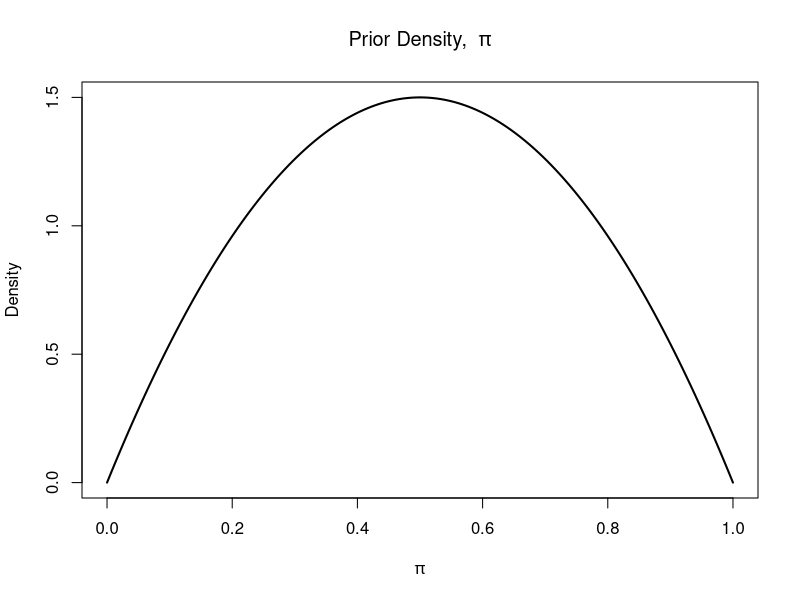
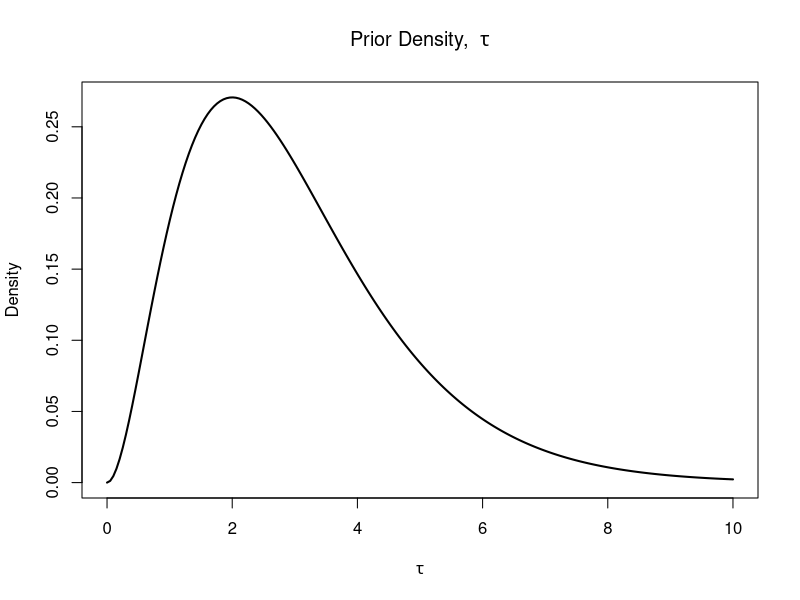

R code for these plots, in order: (Note: this script raises an error after producing the figures.)
modelstring = "
model {
  for(i in 1:N){
    z[i] ~ dcat(q[])
    Y[i,] ~ dmnorm(mu[,z[i]], tau[,(2*z[i]-1):(2*z[i])] )
  }
  
  # construsting covariance matrix for group 1
  for(i in 1:3){ taus_1[i] ~ dgamma(alpha_tau, beta_tau) }
  taus_1s = sort(taus_1)
  tau[1,2] = taus_1s[1]
  tau[2,1] = tau[1,2]
  p1 ~ dunif(0,1)
  tau[1,1] = ifelse( p1<=0.5, taus_1s[2], taus_1s[3] )
  tau[2,2] = ifelse( p1>0.5, taus_1s[3], taus_1s[2])
  
  # constructing covarinace matrix fro group 2
  for(i in 1:3){ taus_2[i] ~ dgamma(alpha_tau, beta_tau) }
  taus_2s = sort(taus_2)
  tau[1,4] = taus_2s[1]
  tau[2,3] = tau[1,2]
  p2 ~ dunif(0,1)
  tau[1,3] = ifelse( p2<=0.5, taus_2s[2], taus_2s[3] )
  tau[2,4] = ifelse( p2>0.5, taus_2s[3], taus_2s[2])
  
  # constructing means 
  mu_1 ~ dmnorm( mu_mean, mu_prec)
  mu_2 ~ dmnorm( mu_mean, mu_prec)
  mu[1:2,1] = mu_1
  mu[1:2,2] = mu_2
  
  # classification
  pi ~ dbeta(alpha_pi, beta_pi)
  q[1] = pi
  q[2] = 1-pi

}
"
### SYNTHETIC DATA ####
N = 500
mu_x = 5
sd_x = 2.5
intercept = 0.1
slope_normal = 1.0
slope_deficient = 0.0
sd_err = 1.6

x_normal = rnorm(N/2,mu_x,sd_x)
#x_deficient = runif(N/2, mu_x-2*sd_X, mu_X+2*sd_x)
x_deficient = seq(mu_x-2*sd_x, mu_x+2*sd_x, length.out=N/2)
y_normal = slope_normal*x_normal + intercept + rnorm(N/2,0,sd_err)
y_deficient = slope_deficient*x_deficient + intercept + rnorm(N/2,0,sd_err)
#x = c(x_normal,y_normal)
x = c(x_normal, x_deficient)
y = c(y_normal, y_deficient)
Y = cbind(x,y)

#### PRIOR DENSITIES ####
par(mfrow=c(1,1))
pi_supp = seq(0,1,length.out=200)
pi_den = dbeta(pi_supp, 2,2)
plot(pi_supp, pi_den, type='l', lwd=2, xlab=expression(pi), ylab='Density', main=expression('Prior Density, '~ pi))

tau_supp = seq(0,10, length.out=200)
tau_den = dgamma(tau_supp, 3,1)
plot(tau_supp, tau_den, type='l', lwd=2, xlab=expression(tau), ylab='Density', main=expression('Prior Density, '~ tau))


#### INFERENCE ####
data_input = list(Y=Y, N=N, mu_mean=c(0,0), mu_prec=0.25*diag(2), alpha_tau=3, beta_tau=1, alpha_pi=2, beta_pi=2)

MCMCUpdates = 5000
# 10,000 posterior draws after burn-in
MCMCUpdates_Report = 5000
# thin with lag-10 - > 1,000 draws from posterior
MCMCUpdates_Thin = 0

model_0=jags.model(textConnection(modelstring),data=data_input, n.chains=3)

update(model_0, n.iter=MCMCUpdates)

output_0=coda.samples(model=model_0,variable.names=c('tau_1', 'tau_2','mu_1','mu_1', 'z', 'pi'),
                      n.iter=MCMCUpdates_Report, thin=MCMCUpdates_Thin)





